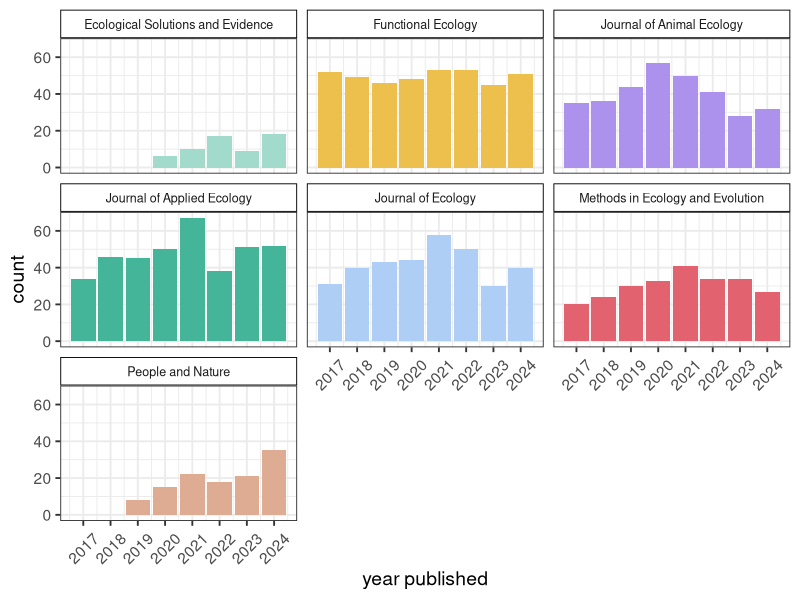
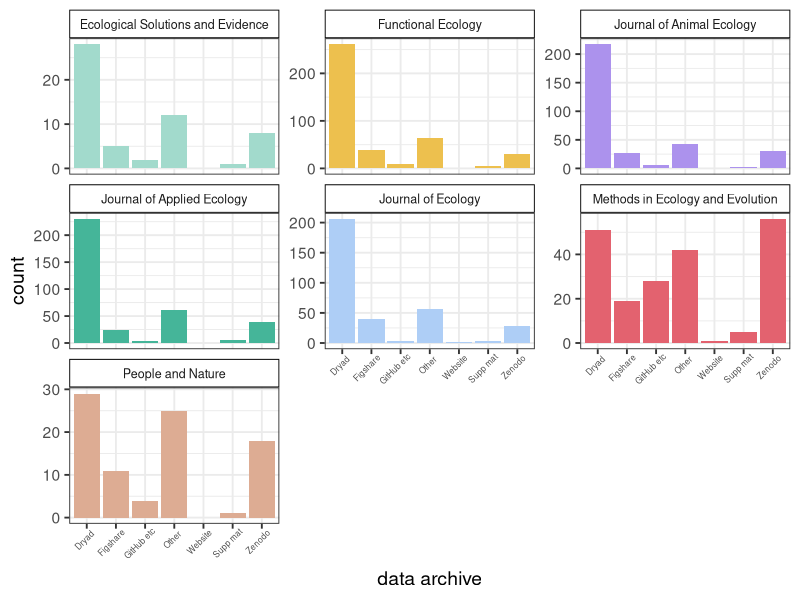
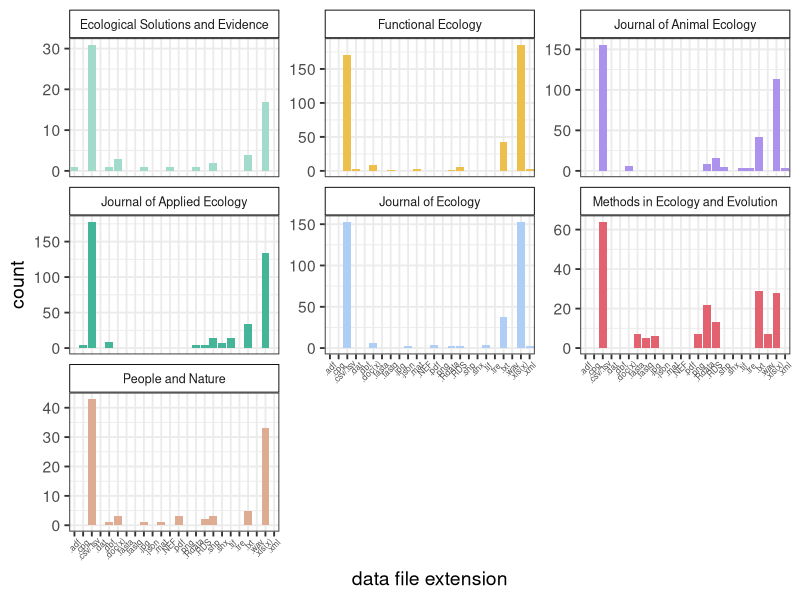
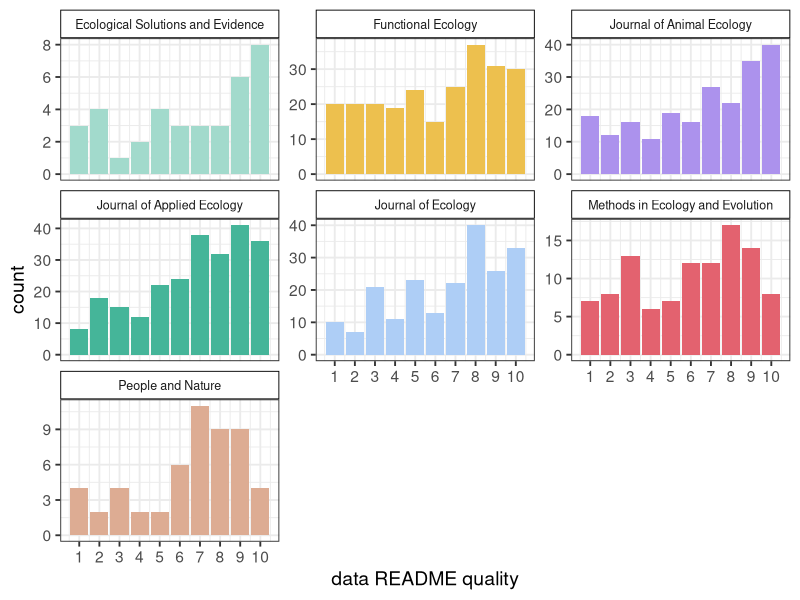
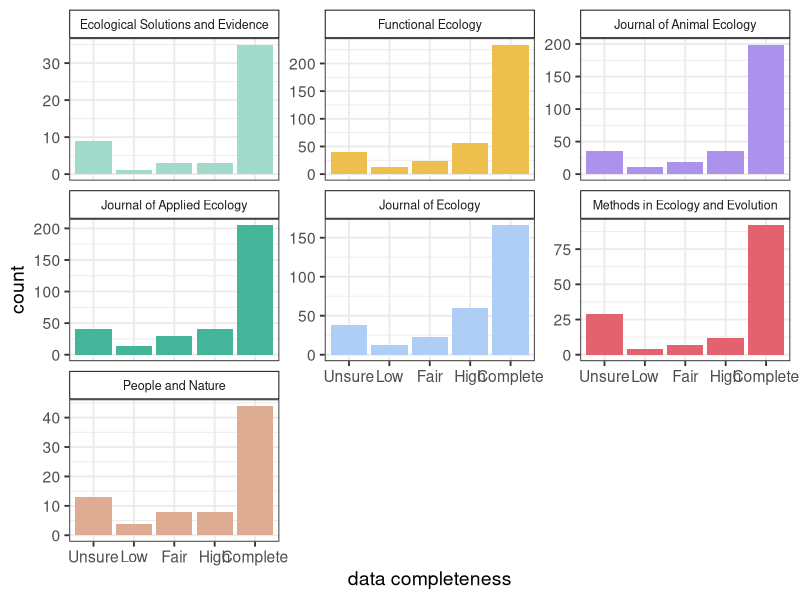
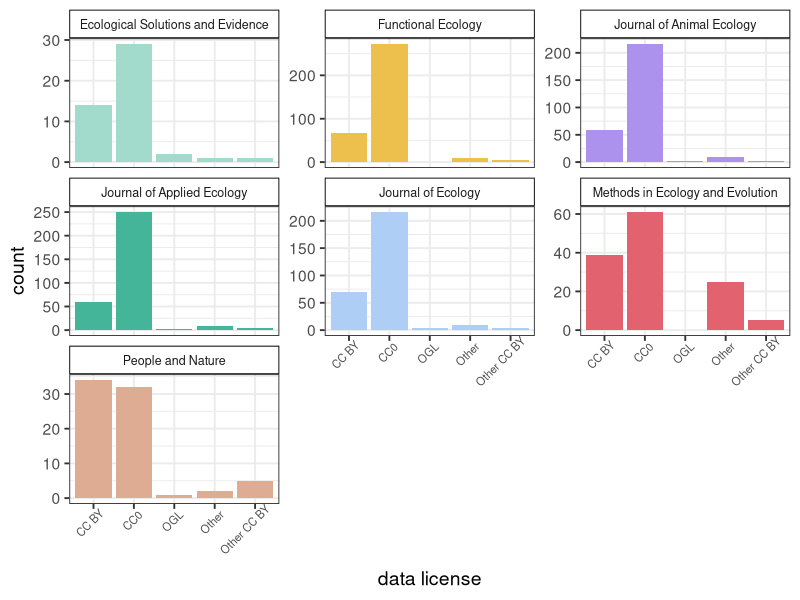
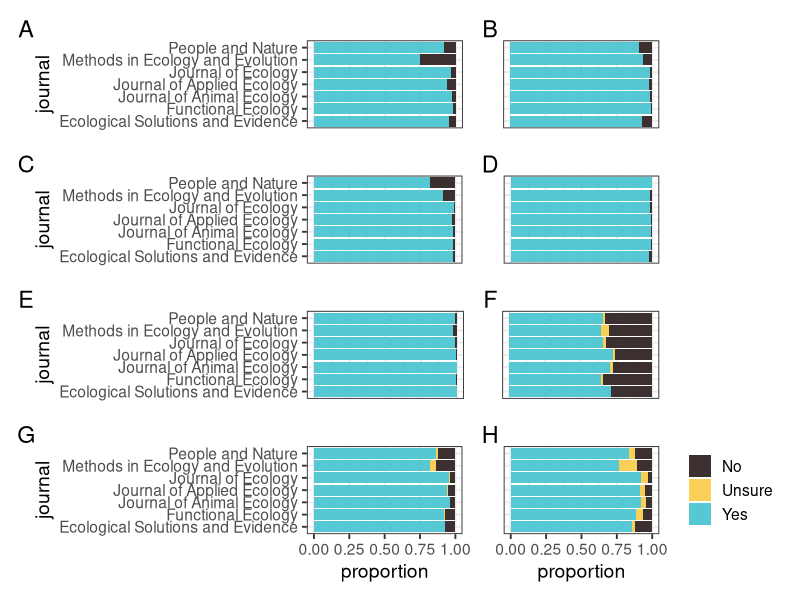
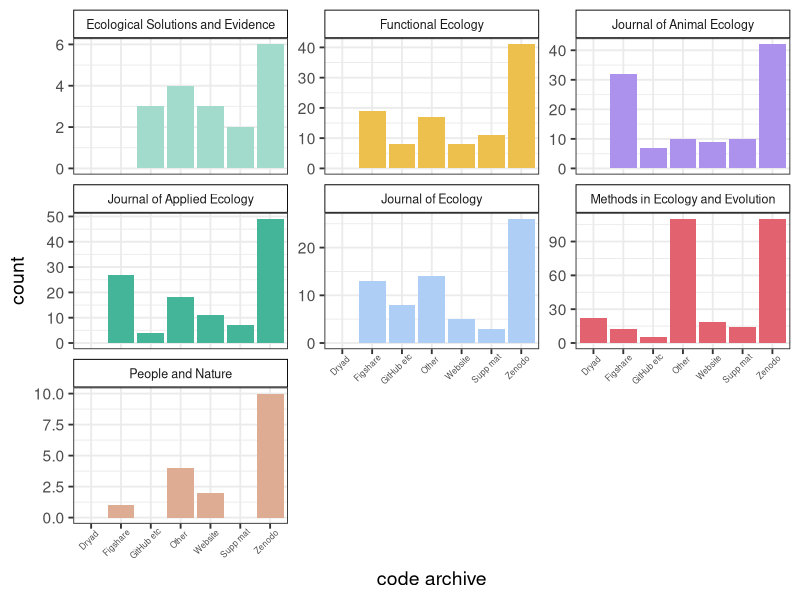

Generate these figures, in order, with R:
# Figures by journal for supplemental
# Creates Figures S1-S14

# Load libraries
library(tidyverse) # for data manipulation and plotting
library(patchwork) # for multipanel plots

# Build colour scheme for the journals
journal_cols <- c("#A2DACC", # ESE
                  "#EDC04E", # Functional Ecology
                  "#AC92ED", # J Animal Ecology
                  "#45B599", # J Applied Ecology
                  "#AECEF6", # J Ecology
                  "#e3626f", # MEE
                  "#DDAC93") # People and Nature

# Add snippets to quickly remove all x or y axis labeling
remove_x <- theme(axis.title.x=element_blank(),
                  axis.text.x=element_blank(),
                  axis.ticks.x=element_blank())

remove_y <- theme(axis.title.y=element_blank(),
                  axis.text.y=element_blank(),
                  axis.ticks.y=element_blank())

#-----------------
# Read in the data
papers <- read_csv("data/BES-data-code-hackathon-cleaned_2025-12-01.csv")
glimpse(papers)

#-------------------------------------------------------------------------------
# Recode options as appropriate to clean figures up a bit
#------------------------------------------------------------------------------
papers <-
  papers %>%
  mutate(data_availability = case_when(data_availability == "No, but they are available on request" ~ "No",
                                     TRUE ~ as.character(data_availability))) %>%
  mutate(data_download = case_when(data_download == "No, because the data are embargoed" ~ "No",
                                   data_download == "Yes, but not all data" ~ "Yes",
                                   TRUE ~ as.character(data_download))) %>%
  mutate(data_open = case_when(data_open == "Needs specific software or too large" ~ "Maybe",
                               data_open == "Yes, but not all files" ~ "Yes",
                               TRUE ~ as.character(data_open))) %>%
  mutate(data_README = case_when(data_README == "Quasi-README" ~ "Yes",
                                 TRUE ~ as.character(data_README))) %>%
  mutate(data_doi = case_when(data_doi == "Yes, but not for all data archived" ~ "Yes",
                              data_doi == "Yes, but DOI not found/incorrect" ~ "No",
                              TRUE ~ as.character(data_doi))) %>%
  mutate(data_license = case_when(data_license == "Yes, but not for all data archived" ~ "Yes",
                                  TRUE ~ as.character(data_license))) %>%
  mutate(code_open = case_when(code_open == "Maybe if I had the right software" ~ "Maybe",
                               TRUE ~ as.character(code_open))) %>%
  mutate(code_doi = case_when(code_doi == "Yes, same as data" ~ "Yes",
                              TRUE ~ as.character(code_doi)))

#------------------------------------------------------------------------------
# 1. Papers per year
#--------------------
# Summarise papers per year per journal
paper_summary <-
  papers %>%
  group_by(journal, year_published) %>%
  summarise(count = n())

# Plot
ggplot(paper_summary, aes(x = year_published, y = count, fill = journal)) +
  geom_col() +
  theme_bw(base_size = 14) +
  scale_fill_manual(values = journal_cols) +
  theme(legend.position = "none") +
  facet_wrap(~ journal) +
  theme(strip.background = element_rect(colour = "black", fill = "white"), 
        strip.text.x = element_text(size = 9)) +
  xlab("year published") +
  scale_x_continuous(breaks = 2017:2024) +
  theme(axis.text.x = element_text(angle = 45, vjust = 0.5))

# Save figure
ggsave(file = "figures/supp-fig_journals-year.png", width = 8, height = 6)

#-------------------------------------------------------------------------------
# 2. How many papers have data?
#------------------------------
data_by_journal <- 
  papers %>% 
  group_by(journal, data_used)

# Plot
A <- 
  ggplot(data_by_journal, aes(x = journal, fill = data_used)) + 
  geom_bar(position = "fill") + 
  coord_flip() + 
  scale_fill_manual(values = c("#3b2f2f", "#56c8d3")) +
  theme_bw(base_size = 14) +
  theme(legend.position = "none") +
  remove_x

#-------------------------------------------------------------------------------
# 3. Is the data mentioned in the Data Availability statement?
#--------------------------------------------------------------
data_avail_by_journal <- 
  papers %>% 
  filter(data_used == "Yes") %>% 
  select(journal, data_availability)

# Plot
B <- 
  ggplot(data_avail_by_journal, aes(x = journal, fill = data_availability)) + 
  geom_bar(position = "fill") + 
  scale_fill_manual(values = c("#3b2f2f", "#56c8d3")) +
  coord_flip() + 
  theme_bw(base_size = 14) +
  theme(legend.position = "none") +
  remove_y +
  remove_x

#--------------------------------------------------------------
# 4. Where are the data archived?
#--------------------------------------------------------------
data_archive_by_journal <- 
  papers %>% 
  filter(data_used == "Yes") %>% 
  select(journal, data_archive) %>% 
  na.omit() %>%
  separate_longer_delim(cols = data_archive, delim = ";") %>%
  group_by(journal, data_archive) %>%
  summarise(count = n())

# split by journal
# plot
ggplot(data_archive_by_journal, aes(x = data_archive, y = count, fill = journal)) + 
  geom_col() + 
  theme_bw(base_size = 14) +
  # Remove legend title
  theme(legend.title = element_blank()) +
  scale_fill_manual(values = journal_cols) +
  facet_wrap(~journal, scales = "free_y") +
  theme(legend.position = "none") +
  theme(axis.text.x = element_text(angle = 45, size = 6, hjust = 0.8)) +
  theme(strip.background = element_rect(colour = "black", fill = "white"), 
        strip.text.x = element_text(size = 9)) +
  xlab("data archive") +
  scale_x_discrete(labels = c("Dryad", "Figshare", "GitHub etc", "Other", "Website", "Supp mat", "Zenodo"))

# Save figure
ggsave(file = "figures/supp-fig_journals-data-archive.png", width = 8, height = 6)

#--------------------------------------------------------------
# 5. Can the data be accessed via the link?
#--------------------------------------------------------------
data_link_by_journal <- 
  papers %>% 
  filter(data_used == "Yes") %>% 
  select(journal, data_link) %>% 
  na.omit()

# Plot
C <- 
  ggplot(data_link_by_journal, aes(x = journal, fill = data_link)) + 
  geom_bar(position = "fill") + 
  scale_fill_manual(values = c("#3b2f2f", "#56c8d3")) +
  coord_flip() + 
  theme_bw(base_size = 14) +
  theme(legend.position = "none") +
  remove_x

#--------------------------------------------------------------
# 6. Can the data be downloaded?
#--------------------------------------------------------------
data_download_by_journal <- 
  papers %>% 
  filter(data_used == "Yes") %>% 
  select(journal, data_download) %>% 
  mutate(data_download = factor(data_download, levels = c("No", "No, because the data are embargoed",
                                                          "Yes, but not all data", "Yes" ))) %>%
  na.omit()

# Plot
D <- 
  ggplot(data_download_by_journal, aes(x = journal, fill = data_download)) + 
  geom_bar(position = "fill") + 
  scale_fill_manual(values = c("#3b2f2f", "#56c8d3")) +
  coord_flip() + 
  theme_bw(base_size = 14) +
  theme(legend.position = "none") +
  remove_y +
  remove_x

#--------------------------------------------------------------
# 7. Can the data be opened?
#--------------------------------------------------------------
data_open_by_journal <- 
  papers %>% 
  filter(data_used == "Yes") %>% 
  select(journal, data_open) %>% 
  mutate(data_open = factor(data_open, levels = c("No", "Needs specific software or too large",
                                                  "Yes, but not all files", "Yes" ))) %>%
  na.omit()

# Plot
E <- 
  ggplot(data_open_by_journal, aes(x = journal, fill = data_open)) + 
  geom_bar(position = "fill") + 
  scale_fill_manual(values = c( "#3b2f2f", "#56c8d3")) +
  coord_flip() + 
  theme_bw(base_size = 14) +
  theme(legend.position = "none") +
  remove_x

#--------------------------------------------------------------
# 8. What file extensions are the data stored in?
#--------------------------------------------------------------

# Top data 10 file extensions
summary_data_format <- 
  papers %>% 
  filter(data_used == "Yes") %>% 
  select(journal, data_format) %>%
  separate_longer_delim(cols = data_format, delim = ";") %>%
  na.omit() %>%
  group_by(journal, data_format) %>%
  summarise(count = n()) %>% 
  arrange(-count) %>% 
  slice(1:10)

# Plot
ggplot(summary_data_format, aes(x = data_format, y = count, fill = journal)) +
  geom_col() +
  facet_wrap(~journal, scales = "free_y") +
  theme_bw(base_size = 14) +
  theme(strip.background = element_rect(colour = "black", fill = "white"), 
        strip.text.x = element_text(size = 9)) +
  xlab("data file extension") +
  scale_fill_manual(values = journal_cols) +
  theme(legend.position = "none") +
  theme(axis.text.x = element_text(angle = 45, size = 6, hjust = 0.8))

# Save figure
ggsave(file = "figures/supp-fig_journals-data-file-extension.png", width = 8, height = 6)

#--------------------------------------------------------------
# 9. Does the data have a readme?
#--------------------------------------------------------------
data_readme_by_journal <- 
  papers %>% 
  filter(data_used == "Yes") %>% 
  select(journal, data_README) %>%
  na.omit()

# Plot
F <- 
  ggplot(data_readme_by_journal, aes(x = journal, fill = data_README)) + 
  geom_bar(position = "fill") + 
  scale_fill_manual(values = c( "#3b2f2f","#f9cf57", "#56c8d3")) +
  coord_flip() + 
  theme_bw(base_size = 14) +
  theme(legend.position = "none") +
  remove_y +
  remove_x

#--------------------------------------------------------------
# 10. How useful is the readme?
#--------------------------------------------------------------
data_readme_scale_by_journal <- 
  papers %>% 
  filter(data_used == "Yes") %>% 
  select(journal, data_README_scale) %>%
  na.omit()

# Plot
ggplot(data_readme_scale_by_journal, aes(x = data_README_scale, fill = journal)) + 
  geom_bar() + 
  theme_bw(base_size = 14) +
  # Remove legend
  theme(legend.position = "none") +
  scale_fill_manual(values = journal_cols) +
  theme(strip.background = element_rect(colour = "black", fill = "white"), 
        strip.text.x = element_text(size = 9)) +
  facet_wrap(~journal, scales = "free_y") +
  xlab("data README quality") +
  scale_x_continuous(breaks = 1:10)

# Save figure
ggsave(file = "figures/supp-fig_journals-data-readme-quality.png", width = 8, height = 6)

# Average usefulness of README
data_readme_scale_by_journal %>% 
  group_by(journal) %>% 
  summarise(`Average README usefulness` = median(data_README_scale, na.rm = TRUE))

#--------------------------------------------------------------
# 11. How complete are the archived data?
#--------------------------------------------------------------
data_completeness_by_journal <- 
  papers %>% 
  filter(data_used == "Yes") %>% 
  select(journal, data_completeness) %>% 
  mutate(data_completeness = factor(data_completeness, levels = c("Unsure", "Low", "Fair", 
                                                                  "High", "Complete"))) %>%
  na.omit() 

# Plot
ggplot(data_completeness_by_journal, aes(x = data_completeness, fill = journal)) + 
  geom_bar() + 
  theme_bw(base_size = 14) +
  # Remove legend
  theme(legend.position = "none") +
  scale_fill_manual(values = journal_cols) +
  theme(strip.background = element_rect(colour = "black", fill = "white"), 
        strip.text.x = element_text(size = 9)) +
  facet_wrap(~journal, scales = "free_y") +
  xlab("data completeness")

# Save figure
ggsave(file = "figures/supp-fig_journals-data-completeness.png", width = 8, height = 6)

#--------------------------------------------------------------
# 12. Does the data have a DOI?
#--------------------------------------------------------------
data_doi_by_journal <- 
  papers %>% 
  filter(data_used == "Yes") %>% 
  select(journal, data_doi) %>% 
  na.omit() 

# Plot
G <- 
  ggplot(data_doi_by_journal, aes(x = journal, fill = data_doi)) + 
  geom_bar(position = "fill") + 
  coord_flip() + 
  theme_bw(base_size = 14) +
  # Remove legend title
  theme(legend.title = element_blank()) +
  ylab("proportion") +
  theme(legend.position = "none") +
  scale_fill_manual(values = c( "#3b2f2f","#f9cf57", "#56c8d3"))

#--------------------------------------------------------------
# 13. Does the data have a license?
#--------------------------------------------------------------
data_license_by_journal <- 
  papers %>% 
  filter(data_used == "Yes") %>% 
  select(journal, data_license) %>% 
  mutate(data_license = factor(data_license, levels = c("No", "Unsure", "Yes, but not for all data archived", "Yes"))) %>%
  na.omit() 

# Plot
H <- 
  ggplot(data_license_by_journal, aes(x = journal, fill = data_license)) + 
  geom_bar(position = "fill") + 
  scale_fill_manual(values = c( "#3b2f2f", "#f9cf57", "#56c8d3")) +
  coord_flip() + 
  theme_bw(base_size = 14) +
  ylab("proportion") +
  # Remove legend title
  theme(legend.title = element_blank()) +
  remove_y

#--------------------------------------------------------------
# 14. If it does have a license what type?
#--------------------------------------------------------------
data_license_type_by_journal <- 
  papers %>% 
  filter(data_used == "Yes" & data_license_type != "No") %>% 
  select(journal, data_license_type) %>% 
  mutate(data_license_type = case_when(data_license_type == "CC BY derivatives" ~ "Other CC BY",
                                       TRUE ~ as.character(data_license_type))) %>%
  na.omit() 

# Plot
ggplot(data_license_type_by_journal, aes(fill = journal, x = data_license_type)) + 
  geom_bar() + 
  theme_bw(base_size = 14) +
  # Remove legend
  theme(legend.position = "none") +
  scale_fill_manual(values = journal_cols) +
  theme(strip.background = element_rect(colour = "black", fill = "white"), 
        strip.text.x = element_text(size = 9)) +
  facet_wrap(~journal, scales = "free_y") +
  xlab("data license") +
  theme(axis.text.x = element_text(angle = 45, size = 8, hjust = 0.8, ))

# Save figure
ggsave(file = "figures/supp-fig_journals-data-license.png", width = 8, height = 6)

#--------------------------------------------------------------
# Combine plots A-H
#--------------------------------------------------------------
(A + B) / (C + D) / (E + F) + (G + H) + plot_annotation(tag_levels = "A")

# Save figure
ggsave(file = "figures/supp-fig_journals-data-variables.png", width = 8, height = 8)

#------------------------------
# CODE
#------------------------------------------------------------------------------
# 2. How many papers have code?
#------------------------------
code_by_journal <- 
  papers %>% 
  group_by(journal, code_used)

# Plot
A1 <- 
  ggplot(code_by_journal, aes(x = journal, fill = code_used)) + 
  geom_bar(position = "fill") + 
  coord_flip() + 
  scale_fill_manual(values = c("#3b2f2f", "#f9cf57", "#56c8d3")) +
  theme_bw(base_size = 14) +
  theme(legend.position = "none") +
  remove_x

#-------------------------------------------------------------------------------
# 3. Is the code mentioned in the Data Availability statement?
#--------------------------------------------------------------
code_avail_by_journal <- 
  papers %>% 
  filter(code_used == "Yes") %>% 
  select(journal, code_availability) %>%
  na.omit()

# Plot
B1 <- 
  ggplot(code_avail_by_journal, aes(x = journal, fill = code_availability)) + 
  geom_bar(position = "fill") + 
  scale_fill_manual(values = c("#3b2f2f", "#56c8d3")) +
  coord_flip() + 
  theme_bw(base_size = 14) +
  theme(legend.position = "none") +
  remove_y +
  remove_x
#--------------------------------------------------------------
# 4. Where are the code archived?
#--------------------------------------------------------------
code_archive_by_journal <- 
  papers %>% 
  filter(code_used == "Yes") %>% 
  select(journal, code_archive) %>% 
  na.omit() %>%
  separate_longer_delim(cols = code_archive, delim = ";") %>%
  group_by(journal, code_archive) %>%
  summarise(count = n())

# Plot
# split by journal
ggplot(code_archive_by_journal, aes(x = code_archive, y = count, fill = journal)) + 
  geom_col() + 
  theme_bw(base_size = 14) +
  # Remove legend title
  theme(legend.title = element_blank()) +
  scale_fill_manual(values = journal_cols) +
  facet_wrap(~journal, scales = "free_y") +
  theme(legend.position = "none") +
  theme(axis.text.x = element_text(angle = 45, size = 6, hjust = 0.8)) +
  theme(strip.background = element_rect(colour = "black", fill = "white"), 
        strip.text.x = element_text(size = 9)) +
  xlab("code archive") +
  scale_x_discrete(labels = c("Dryad", "Figshare", "GitHub etc", "Other", "Website", "Supp mat", "Zenodo"))

# Save figure
ggsave(file = "figures/supp-fig_journals-code-archive.png", width = 8, height = 6)
  
#--------------------------------------------------------------
# 5. Can the code be accessed via the link?
#--------------------------------------------------------------
code_link_by_journal <- 
  papers %>% 
  filter(code_used == "Yes") %>% 
  select(journal, code_link) %>% 
  na.omit()

# Plot
C1 <- 
  ggplot(code_link_by_journal, aes(x = journal, fill = code_link)) + 
  geom_bar(position = "fill") + 
  scale_fill_manual(values = c("#3b2f2f", "#56c8d3")) +
  coord_flip() + 
  theme_bw(base_size = 14) +
  theme(legend.position = "none") +
  remove_x

#--------------------------------------------------------------
# 6. Can the code be downloaded?
#--------------------------------------------------------------
code_download_by_journal <- 
  papers %>% 
  filter(code_used == "Yes") %>% 
  select(journal, code_download) %>% 
  mutate(code_download = factor(code_download, levels = c("No", "No, because the code are embargoed",
                                                          "Yes, but not all code", "Yes" ))) %>%
  na.omit()

# Plot
D1 <- 
  ggplot(code_download_by_journal, aes(x = journal, fill = code_download)) + 
  geom_bar(position = "fill") + 
  scale_fill_manual(values = c("#3b2f2f", "#56c8d3")) +
  coord_flip() + 
  theme_bw(base_size = 14) +
  theme(legend.position = "none") +
  remove_y +
  remove_x

#--------------------------------------------------------------
# 7. Can the code be opened?
#--------------------------------------------------------------
code_open_by_journal <- 
  papers %>% 
  filter(code_used == "Yes") %>% 
  select(journal, code_open) %>% 
  mutate(code_open = factor(code_open, levels = c("No", "Needs specific software or too large",
                                                  "Yes, but not all files", "Yes" ))) %>%
  na.omit()

# Plot
E1 <- 
  ggplot(code_open_by_journal, aes(x = journal, fill = code_open)) + 
  geom_bar(position = "fill") + 
  scale_fill_manual(values = c( "#3b2f2f", "#56c8d3")) +
  coord_flip() + 
  theme_bw(base_size = 14) +
  theme(legend.position = "none") +
  remove_x

#--------------------------------------------------------------
# 8. What file extensions are the code stored in?
#--------------------------------------------------------------

# Top code 10 file extensions
summary_code_format <- 
  papers %>% 
  filter(code_used == "Yes") %>% 
  select(journal, code_format) %>%
  separate_longer_delim(cols = code_format, delim = ";") %>%
  na.omit() %>%
  group_by(journal, code_format) %>%
  summarise(count = n()) %>% 
  arrange(-count) %>% 
  slice(1:10)

# Plot
ggplot(summary_code_format, aes(x = code_format, y = count, fill = journal)) +
 geom_col() +
  facet_wrap(~journal, scales = "free_y") +
  theme_bw(base_size = 14) +
  theme(strip.background = element_rect(colour = "black", fill = "white"), 
        strip.text.x = element_text(size = 9)) +
  xlab("code file extension") +
  scale_fill_manual(values = journal_cols) +
  theme(legend.position = "none") +
  theme(axis.text.x = element_text(angle = 45, size = 6, hjust = 0.8, ))

# Save figure
ggsave(file = "figures/supp-fig_journals-code-file-extension.png", width = 8, height = 6)

#--------------------------------------------------------------
# 9. Does the code have a readme?
#--------------------------------------------------------------
code_readme_by_journal <- 
  papers %>% 
  filter(code_used == "Yes") %>% 
  select(journal, code_README) %>%
  mutate(code_README = case_when(code_README == "Quasi-README" ~ "Yes",
                                 TRUE ~ as.character(code_README))) %>%
  na.omit()

# Plot
F1 <- 
  ggplot(code_readme_by_journal, aes(x = journal, fill = code_README)) + 
  geom_bar(position = "fill") + 
  scale_fill_manual(values = c( "#3b2f2f", "#56c8d3")) +
  coord_flip() + 
  theme_bw(base_size = 14) +
  theme(legend.position = "none") +
  remove_y +
  remove_x

#--------------------------------------------------------------
# 10. How useful is the readme?
#--------------------------------------------------------------
code_readme_scale_by_journal <- 
  papers %>% 
  filter(code_used == "Yes") %>% 
  select(journal, code_README_scale) %>%
  na.omit()

# Plot
ggplot(code_readme_scale_by_journal, aes(x = code_README_scale, fill = journal)) + 
  geom_bar() + 
  theme_bw(base_size = 14) +
  # Remove legend
  theme(legend.position = "none") +
  scale_fill_manual(values = journal_cols) +
  theme(strip.background = element_rect(colour = "black", fill = "white"), 
        strip.text.x = element_text(size = 9)) +
  facet_wrap(~journal, scales = "free_y") +
  xlab("code README quality") +
  scale_x_continuous(breaks = 1:10)

# Save figure
ggsave(file = "figures/supp-fig_journals-code-readme-quality.png", width = 8, height = 6)

# Average usefulness of README
code_readme_scale_by_journal %>% 
  group_by(journal) %>% 
  summarise(`Average README usefulness` = median(code_README_scale, na.rm = TRUE))

#--------------------------------------------------------------
# 11. How well annotated are the archived code?
#--------------------------------------------------------------
code_annotation_by_journal <- 
  papers %>% 
  filter(code_used == "Yes") %>% 
  select(journal, code_annotation_scale) %>%
  na.omit()

# Plot
ggplot(code_annotation_by_journal, aes(x = code_annotation_scale, fill = journal)) + 
  geom_bar() + 
  geom_bar() + 
  theme_bw(base_size = 14) +
  # Remove legend
  theme(legend.position = "none") +
  scale_fill_manual(values = journal_cols) +
  theme(strip.background = element_rect(colour = "black", fill = "white"), 
        strip.text.x = element_text(size = 9)) +
  facet_wrap(~journal, scales = "free_y") +
  xlab("code annotation") +
  scale_x_continuous(breaks = 1:10)

# Save figure
ggsave(file = "figures/supp-fig_journals-code-annotation.png", width = 8, height = 6)

# Average completeness of annotation
code_annotation_by_journal %>% 
  group_by(journal) %>% 
  summarise(`Average annotation` = median(code_annotation_scale, na.rm = TRUE)) %>% 
  arrange(-`Average annotation`) 
#--------------------------------------------------------------
# 12. Does the code have a DOI?
#--------------------------------------------------------------
code_doi_by_journal <- 
  papers %>% 
  filter(code_used == "Yes") %>% 
  select(journal, code_doi) %>% 
  na.omit() 

# Plot
G1 <- 
  ggplot(code_doi_by_journal, aes(x = journal, fill = code_doi)) + 
  geom_bar(position = "fill") + 
  coord_flip() + 
  theme_bw(base_size = 14) +
  # Remove legend title
  theme(legend.title = element_blank()) +
  ylab("proportion") +
  theme(legend.position = "none") +
  scale_fill_manual(values = c( "#3b2f2f","#f9cf57", "#56c8d3"))

#--------------------------------------------------------------
# 13. Does the code have a license?
#--------------------------------------------------------------
code_license_by_journal <- 
  papers %>% 
  filter(code_used == "Yes") %>% 
  select(journal, code_license) %>% 
  mutate(code_license = factor(code_license, levels = c("No", "Unsure", "Yes, but not for all code archived", "Yes"))) %>%
  na.omit() 

# Plot
H1 <- 
  ggplot(code_license_by_journal, aes(x = journal, fill = code_license)) + 
  geom_bar(position = "fill") + 
  scale_fill_manual(values = c( "#3b2f2f", "#f9cf57", "#56c8d3")) +
  coord_flip() + 
  theme_bw(base_size = 14) +
  ylab("proportion") +
  # Remove legend title
  theme(legend.title = element_blank()) +
  remove_y

#--------------------------------------------------------------
# 14. If it does have a license what type?
#--------------------------------------------------------------
code_license_type_by_journal <- 
  papers %>% 
  filter(code_used == "Yes" & code_license_type != "No") %>% 
  select(journal, code_license_type) %>% 
  mutate(code_license_type = case_when(code_license_type == "CC BY derivatives" ~ "Other CC BY",
                                  TRUE ~ as.character(code_license_type))) %>%
  na.omit() 

# Plot
ggplot(code_license_type_by_journal, aes(fill = journal, x = code_license_type)) + 
  geom_bar() + 
  theme_bw(base_size = 14) +
  # Remove legend
  theme(legend.position = "none") +
  scale_fill_manual(values = journal_cols) +
  theme(strip.background = element_rect(colour = "black", fill = "white"), 
        strip.text.x = element_text(size = 9)) +
  facet_wrap(~journal, scales = "free_y") +
  xlab("code license") +
  theme(axis.text.x = element_text(angle = 45, size = 8, hjust = 0.8))

# Save figure
ggsave(file = "figures/supp-fig_journals-code-license.png", width = 8, height = 6)

#--------------------------------------------------------------
# 15. What language is the code in?

# Top code 10 languages
summary_code_language <- 
  papers %>% 
  filter(code_used == "Yes") %>% 
  select(journal, code_language) %>%
  separate_longer_delim(cols = code_language, delim = ";") %>%
  na.omit() %>%
  group_by(journal, code_language) %>%
  summarise(count = n()) %>% 
  arrange(-count) %>% 
  slice(1:10)

# Plot
ggplot(summary_code_language, aes(fill = journal, x = code_language, y = count)) + 
  geom_col() + 
  theme_bw(base_size = 14) +
  # Remove legend
  theme(legend.position = "none") +
  scale_fill_manual(values = journal_cols) +
  theme(strip.background = element_rect(colour = "black", fill = "white"), 
        strip.text.x = element_text(size = 9)) +
  facet_wrap(~journal, scales = "free_y") +
  xlab("programming language") +
  theme(axis.text.x = element_text(angle = 45, size = 8, hjust = 0.8))

# Save figure
ggsave(file = "figures/supp-fig_journals-code-language.png", width = 8, height = 6)

#--------------------------------------------------------------
# Combine plots A1-H1
#--------------------------------------------------------------
(A1 + B1) / (C1 + D1) / (E1 + F1) + (G1 + H1) + plot_annotation(tag_levels = "A")

# Save figure
ggsave(file = "figures/supp-fig_journals-code-variables.png", width = 8, height = 8)

#--------------------------------------------------------------
